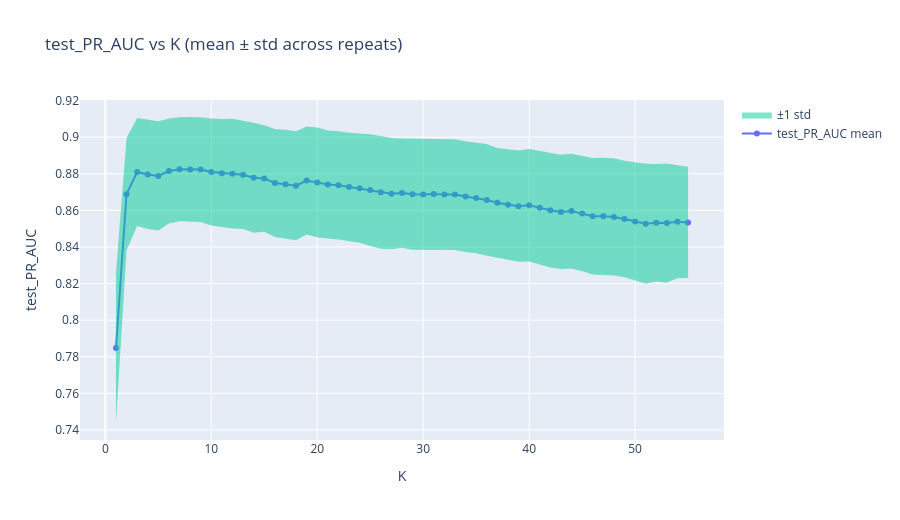
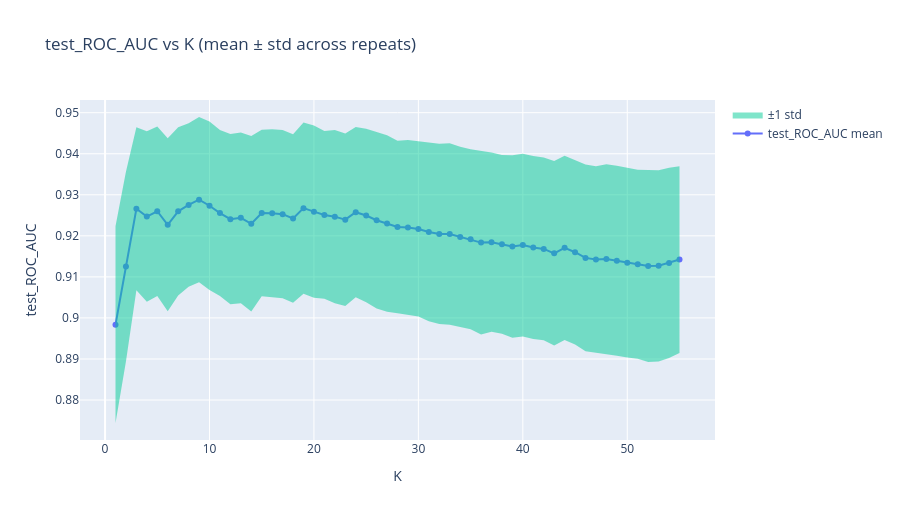
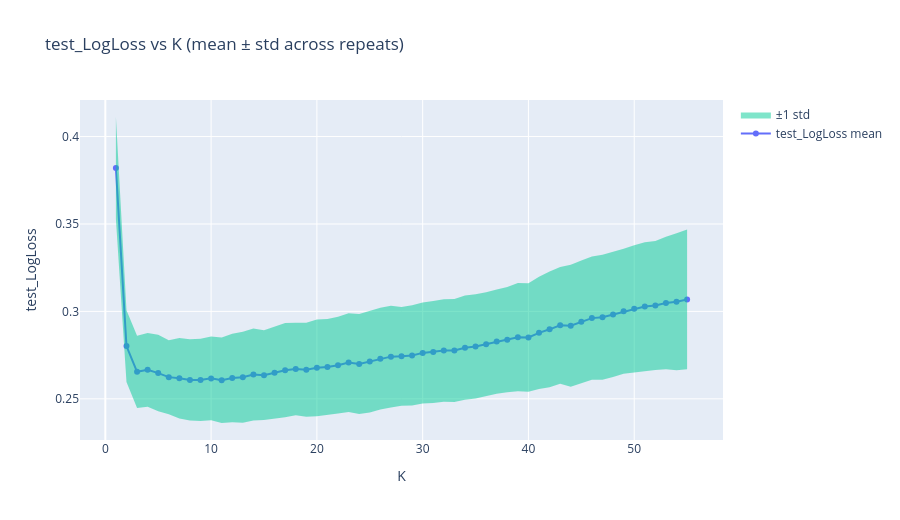
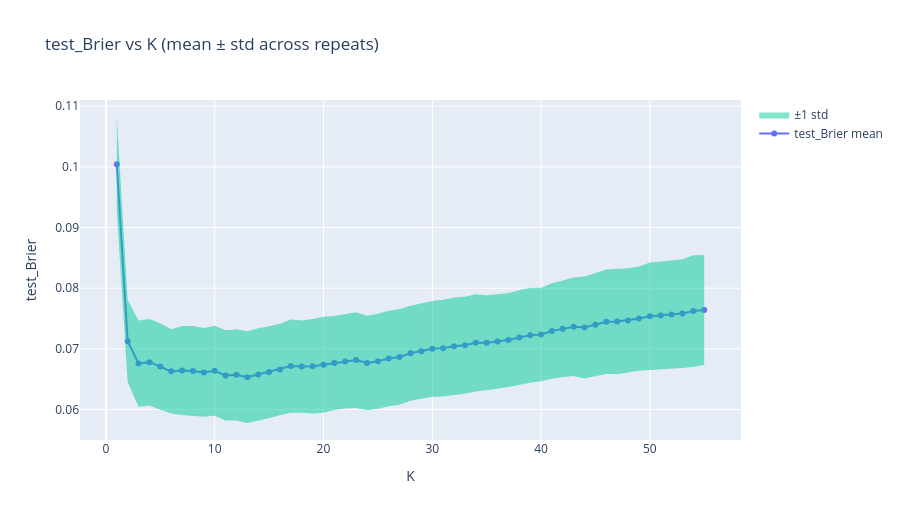

Notebook code for these charts, in order:
### Code cell
import plotly.graph_objects as go

def line_with_band(metric):
    dfm = res.groupby("K")[metric].agg(["mean","std"]).reset_index().sort_values("K")
    dfm.columns = ["K","mean","std"]
    dfm["lo"] = dfm["mean"] - dfm["std"]
    dfm["hi"] = dfm["mean"] + dfm["std"]

    fig = go.Figure()
    fig.add_trace(go.Scatter(x=dfm["K"], y=dfm["mean"], mode="lines+markers", name=f"{metric} mean"))
    fig.add_trace(go.Scatter(x=dfm["K"], y=dfm["hi"], mode="lines", line=dict(width=0), showlegend=False))
    fig.add_trace(go.Scatter(x=dfm["K"], y=dfm["lo"], mode="lines", fill="tonexty",
                             line=dict(width=0), name="±1 std", opacity=0.2))
    fig.update_layout(
        title=f"{metric} vs K (mean ± std across repeats)",
        xaxis_title="K",
        yaxis_title=metric,
        height=520
    )
    fig.show()

for m in [
    "test_PR_AUC","test_ROC_AUC","test_LogLoss","test_Brier",
    "youden_test_Sensitivity","youden_test_Specificity","youden_test_Precision",
    "f1_test_Sensitivity","f1_test_Specificity","f1_test_Precision"
]:
    line_with_band(m)
